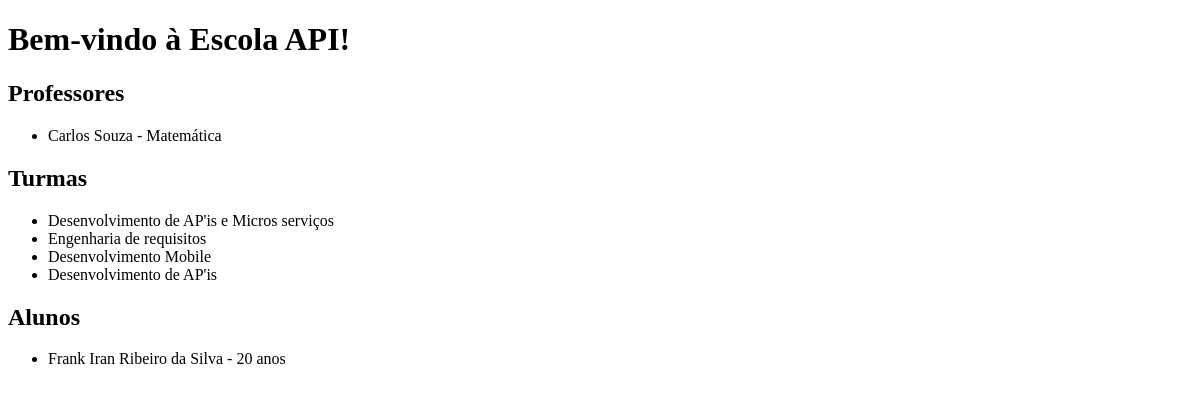
Before: / with the older database file.
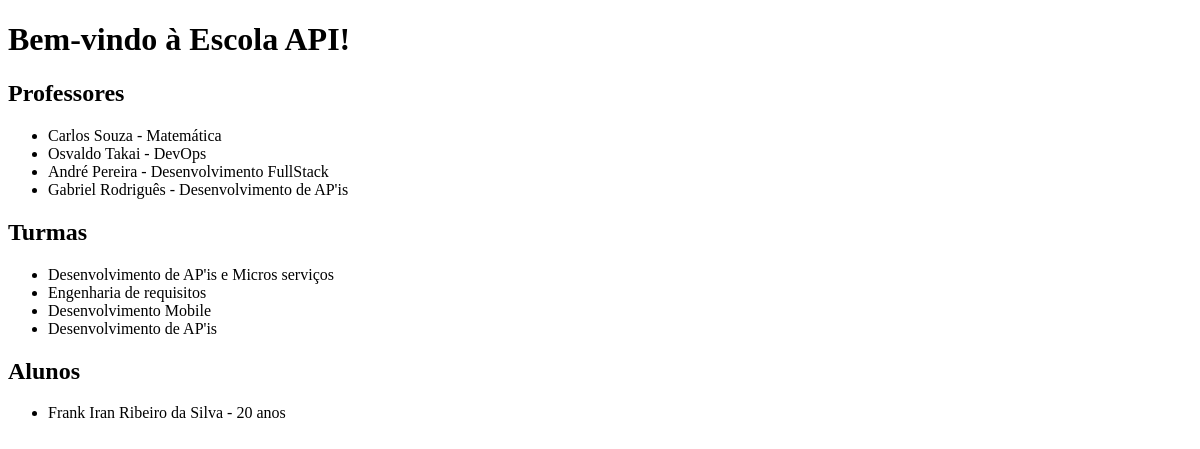
After: the same page with the newer database file.
### app/models.py (models this page shows)
class Professor(db.Model):
    __tablename__ = 'professores'
    id = db.Column(db.Integer, primary_key=True)
    nome = db.Column(db.String(50), nullable=False)
    idade = db.Column(db.Integer)
    materia = db.Column(db.String(50))
    observacoes = db.Column(db.Text)
    turmas = db.relationship('Turma', backref='professor', lazy=True)

class Turma(db.Model):
    __tablename__ = 'turmas'
    id = db.Column(db.Integer, primary_key=True)
    descricao = db.Column(db.String(100), nullable=False)
    status = db.Column(db.Boolean, default=True)
    professor_id = db.Column(db.Integer, db.ForeignKey(
        'professores.id'), nullable=False)
    alunos = db.relationship('Aluno', backref='turma', lazy="select")

class Aluno(db.Model):
    __tablename__ = 'alunos'
    id = db.Column(db.Integer, primary_key=True)
    nome = db.Column(db.String(50), nullable=False)
    idade = db.Column(db.Integer)
    data_nascimento = db.Column(db.Date)
    nota_primeiro_semestre = db.Column(db.Float)
    nota_segundo_semestre = db.Column(db.Float)
    media_final = db.Column(db.Float)
    turma_id = db.Column(db.Integer, db.ForeignKey(
        'turmas.id'), nullable=False)

### app/routes.py (the view)
@app.route("/")
def index():
    professores = Professor.query.all()
    turmas = Turma.query.all()
    alunos = Aluno.query.all()
    return render_template('index.html', professores=professores,
                           turmas=turmas, alunos=alunos)

### app/templates/index.html (shortened to what this page needs)
<!DOCTYPE html>
<html lang="pt-BR">
<head>
</head>
<body>
    <h1>Bem-vindo à Escola API!</h1>
    <h2>Professores</h2>
    <ul>
        {% for professor in professores %}
            <li>{{ professor.nome }} - {{ professor.materia }}</li>
        {% else %}
            <li>Nenhum professor encontrado.</li>
        {% endfor %}
    </ul>
    <h2>Turmas</h2>
    <ul>
        {% for turma in turmas %}
            <li>{{ turma.descricao }}</li>
        {% else %}
            <li>Nenhuma turma encontrada.</li>
        {% endfor %}
    </ul>
    <h2>Alunos</h2>
    <ul>
        {% for aluno in alunos %}
            <li>{{ aluno.nome }} - {{ aluno.idade }} anos</li>
        {% else %}
            <li>Nenhum aluno encontrado.</li>
        {% endfor %}
    </ul>
</body>
</html>

Changed rows visible on the page:
added Professor: nome "Osvaldo Takai", materia "DevOps"
added Professor: nome "André Pereira", materia "Desenvolvimento FullStack"
added Professor: nome "Gabriel Rodriguês", materia "Desenvolvimento de AP'is"
